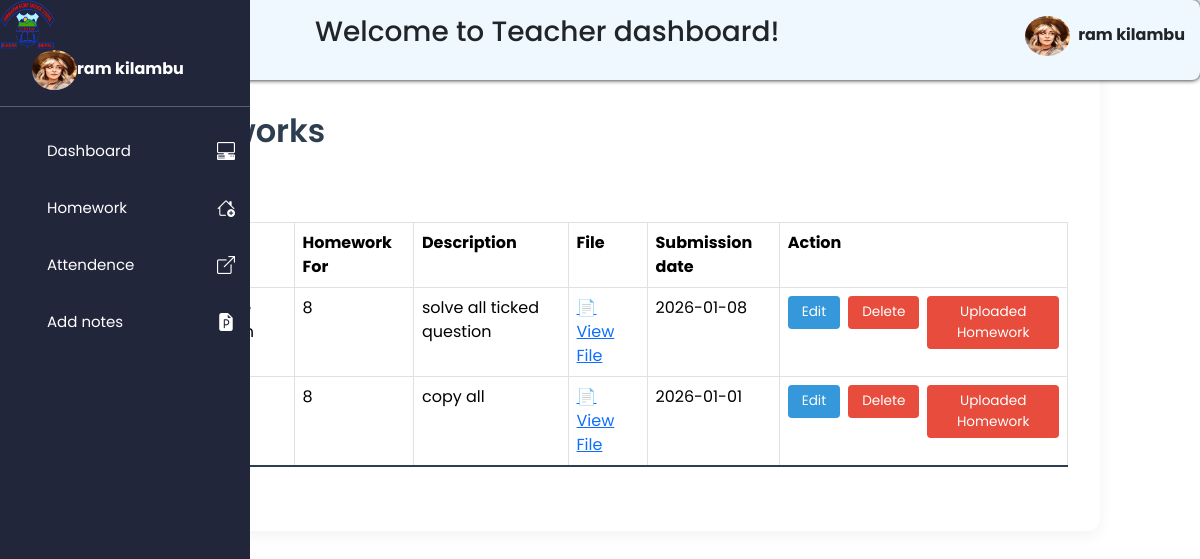
/user/teachers/view-homework.php (signed in), run on the app's committed database.
### tables this page shows
CREATE TABLE `teachers` (
  `T_id` int(11) NOT NULL AUTO_INCREMENT,
  `Name` varchar(255) NOT NULL,
  `Contact` varchar(20) NOT NULL,
  `Email` varchar(255) NOT NULL,
  `subject` varchar(255) NOT NULL,
  `Role` varchar(50) NOT NULL,
  `username` varchar(255) NOT NULL,
  `password` varchar(255) NOT NULL,
  `image` varchar(255) DEFAULT NULL,
  PRIMARY KEY (`T_id`)
);

CREATE TABLE `homework` (
  `id` int(11) NOT NULL AUTO_INCREMENT,
  `title` varchar(255) NOT NULL,
  `hw_for` int(11) NOT NULL,
  `description` text NOT NULL,
  `file_path` varchar(255) DEFAULT NULL,
  `sub_date` date NOT NULL,
  `post_date` timestamp NOT NULL DEFAULT current_timestamp(),
  PRIMARY KEY (`id`)
);

### user/teachers/view-homework.php (the view, shortened to what this page needs)
<?php
include_once("../../connection.php");
?>
<!DOCTYPE html>
<html lang="en">
<head>
    <link rel="stylesheet" href="/studentmgt/admin/css/add-students.css">
    <link rel="stylesheet" href="/studentmgt/css/bootstrap.min.css">
</head>
<body>
    <?php include 'includes/sidebar.php'?>
    <div class="table-data">
        <h2>Homeworks</h2>
       <div class="table">
        <table  class="table table-bordered">
        <tr>
            <th>S.N</th>
            <th>Title</th>
            <th>Homework For</th>
            <th>Description</th>
            <th>File</th>
            <th>Submission date</th>
            <th>Action</th>
        </tr>
        <?php
        $sql="SELECT * from homework";
        $result=mysqli_query($conn,$sql);
        $serial=1;
        while ($row = mysqli_fetch_assoc($result)) {
            echo '<tr>';
            echo '<td>' . $serial++ . '</td>';
            echo '<td>' . $row['title'] . '</td>';
            echo '<td>' . $row['hw_for'] . '</td>';
            echo '<td>' . $row['description'] . '</td>';
            if (!empty($row['file_path'])) {
                echo '<td><a href="'.$row['file_path'] . '" target="_blank">📄 View File</a></td>';
            } else {
                echo '<td>No file attached</td>';
            }
            echo '<td>' .$row['sub_date'] . '</td>';
            echo '<td>
            <div class="button">
                    <a href="manage-homework.php?editid='.$row['id'].'"><button class="btn btn-primary">Edit</button></a>
                    <a href="manage-homework.php?deleteid='.$row['id'].'"onclick="return confirm(\'Are you sure you want to delete this homework?\')"><button class="btn btn-secondary">Delete</button></a>
                    <a href="view-upload-homework.php?uploadid='.$row['id'].'"><button class="btn btn-secondary">Uploaded Homework</button></a>
                </div>
                </td>';
            echo '</tr>';
        }
        ?>
        </table>
        </div>
    </div>
</body>
</html>

### user/teachers/includes/sidebar.php (shortened to what this page needs)
<?php
include '../../connection.php';
$id=$_SESSION['teacher_id'];
?>
<!DOCTYPE html>
<html lang="en">
<head>
  <link rel="stylesheet" href="/studentmgt/user/teachers/css/style.css">
   <link rel="stylesheet" href="/studentmgt/css/bootstrap.min.css">
    <link rel="stylesheet" href="/studentmgt/css/bootstrap-icons.min.css">
</head>
<body>
<header>
   <?php
  $sql="SELECT * from teachers where T_id=$id";
  $result=mysqli_query($conn,$sql);
  while($row=mysqli_fetch_assoc($result)){
   $name=$row['Name'];
  if(!empty($row['image'])){
  $img = '../../admin/'.$row['image'];
  }
  }
  ?>
  <div class="head">
    <h3>Welcome to Teacher dashboard!</h3>
    <div >
    <img id="profile" class="profile-img" src="<?php echo "$img" ?>"><strong><?php echo $name ?> </strong>
    </div>
  </div>
</header>
<aside id="sidebar">
  <div class="head">
   <img src="../../images/logo.png" alt="" class="logo">
  </div>
  <div class="profile">
    <img class="profile-img" src="<?php echo "$img"?>"><strong><?php echo $name ?> </strong>
 </div>
 <hr>
  <div class="sidebar-link">
  <ul>
  <li><a href="dashboard.php">Dashboard</a><i class="bi bi-pc-display-horizontal"></i></li>
       <li id="homework">
        <a href="">Homework</a><i class="bi bi-house-add"></i></i></li>
        <li><a href="attendence.php">Attendence</a><i class="bi bi-box-arrow-up-right"></i></li>
        <li><a href="notes.php">Add notes</a><i class="bi bi-file-earmark-ppt-fill"></i></li>
  </ul>
  </div>
</aside>
</body>
</html>

### admin/css/add-students.css (style rules this page uses)
:root { --primary: #2c3e50; --secondary: #34495e; --accent: #3498db; --success: #2ecc71; --danger: #e74c3c; --light: #f8f9fa; --dark: #343a40; --border-color: #e9ecef; --shadow: 0 5px 15px rgba(0, 0, 0, 0.05); }
* { padding: 0; margin: 0; box-sizing: border-box; font-family: 'Poppins', sans-serif; }
body { background-color: #f4f6f9; color: var(--dark); }
.add-students h2, .add-teacher h2, .add-class h2, .add-notice h2, .add-result h2, .add-homework h2, .table-data h2 { color: var(--primary); margin-bottom: 2rem; font-weight: 600; position: relative; padding-bottom: 0.5rem; }
.add-students h2::after, .add-teacher h2::after, .add-class h2::after, .add-notice h2::after, .table-data h2::after { content: ''; position: absolute; bottom: 0; left: 50%; transform: translateX(-50%); width: 60px; height: 3px; background: var(--accent); border-radius: 2px; }
.table-data h2 { margin-top: 80px; text-align: left; }
.table-data h2::after { left: 0; transform: none; }
.table-data { background: white; padding: 2em; border-radius: 12px; box-shadow: var(--shadow); margin:0 auto; max-width:1000px; width: 100%; }
.table { margin:2em auto ; overflow-x: auto; overflow-y: auto; }
table { width: 100%; border-collapse: collapse; margin-top: 1rem; }
table th, table td { padding: 1rem; border-bottom: 1px solid var(--border-color); }
table tbody tr { transition: all 0.2s ease; }
table tbody tr:last-of-type td { border-bottom: 2px solid var(--primary); }
.button { display: flex; gap: 8px; }
.button .btn { padding: 6px 14px; border: none; border-radius: 4px; font-size: 0.85rem; cursor: pointer; text-decoration: none; transition: background 0.2s; }
.button .btn-primary { background-color: var(--accent); color: white; }
.button .btn-secondary { background-color: var(--danger); color: white; }

### user/teachers/css/style.css (style rules this page uses)
* { padding: 0px; margin: 0px; box-sizing: 0px; }
header { background-color: aliceblue; height: 5em; width: 100%; border-radius: 8px; box-shadow: 0 0 5px black; position: fixed; top: 0; left: 0; z-index: 1000; }
header .head { padding: 15px; display: flex; justify-content: space-between; align-items: center; text-align: center; }
header h3 { margin-left: 300px; }
header .profile-img { border-radius: 50%; width: 45px; height: 40px; margin-right: 0.5em; position: relative; }
aside .profile-img { border-radius: 50%; width: 45px; height: 40px; margin-left: 2em; }
aside { background-color: rgb(34, 38, 59); top: 0px; left: 0px; width: 250px; height: 100%; position: fixed; color: white; display: block; transition: left 0.3s ease; z-index: 1002; }
aside .head { display: flex; justify-content: space-between; }
aside .logo { width: 55px; height: 50px; }
.sidebar-link .bi { font-size: 18px; }
li { display: flex; justify-content: space-between; align-items: center; }
aside ul { list-style: none; text-decoration: none; margin-top: auto; }
aside ul li { padding: 15px; }
aside ul a { text-decoration: none; color: white; font-size: 15px; }

### data on the page
teachers: image (picture), Name "ram kilambu"
homework: hw_for "8", description "solve all ticked question", sub_date "2026-01-08"
homework: hw_for "8", description "copy all", sub_date "2026-01-01"
